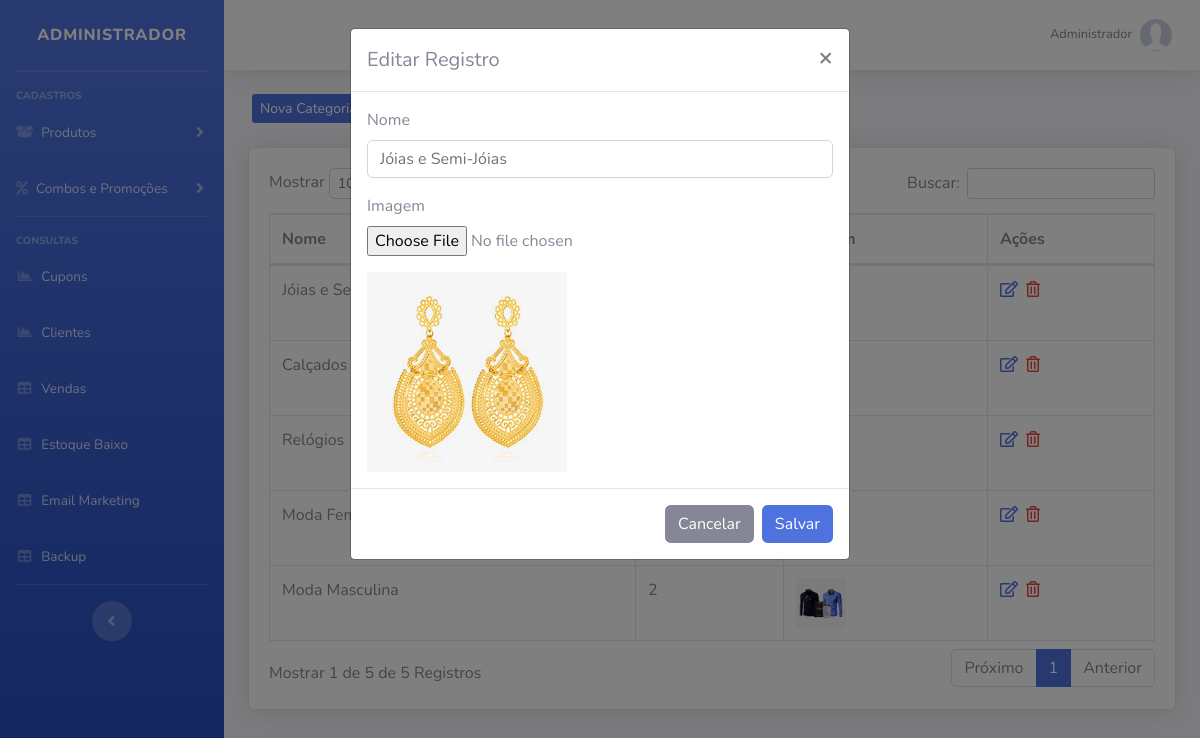
/sistema/painel-admin/index.php?pag=categorias&funcao=editar&id=5 (signed in), run on the app's committed database.
### tables this page shows
CREATE TABLE `usuarios` (
  `id` int(11) NOT NULL AUTO_INCREMENT,
  `nome` varchar(50) NOT NULL,
  `cpf` varchar(20) NOT NULL,
  `email` varchar(50) NOT NULL,
  `senha` varchar(35) NOT NULL,
  `senha_crip` varchar(150) NOT NULL,
  `nivel` varchar(20) NOT NULL,
  PRIMARY KEY (`id`)
);

CREATE TABLE `categorias` (
  `id` int(11) NOT NULL AUTO_INCREMENT,
  `nome` varchar(50) NOT NULL,
  `nome_url` varchar(50) NOT NULL,
  `imagem` varchar(100) NOT NULL,
  PRIMARY KEY (`id`)
);

### config.php (called while the page is built, shortened)
<?php
$nivel_estoque = 5;
 ?>

### sistema/painel-admin/categorias.php (the view, shortened to what this page needs)
<?php
$pag = "categorias";
require_once("../../conexao.php");
?>
<div class="row mt-4 mb-4">
    <a type="button" class="btn-primary btn-sm ml-3 d-none d-md-block" href="index.php?pag=<?php echo $pag ?>&funcao=novo">Nova Categoria</a>
</div>
<div class="card shadow mb-4">
    <div class="card-body">
        <div class="table-responsive">
            <table class="table table-bordered" id="dataTable" width="100%" cellspacing="0">
                <thead>
                    <tr>
                        <th>Nome</th>
                        <th>Itens</th>
                        <th>Imagem</th>
                        <th>Ações</th>
                    </tr>
                </thead>
                <tbody>
                   <?php
                   $query = $pdo->query("SELECT * FROM categorias order by id desc ");
                   $res = $query->fetchAll(PDO::FETCH_ASSOC);
                   for ($i=0; $i < count($res); $i++) {
                      $nome = $res[$i]['nome'];
                      $imagem = $res[$i]['imagem'];
                      $id = $res[$i]['id'];
                      $query2 = $pdo->query("SELECT * FROM sub_categorias where id_categoria = '$id' ");
                   	  $res2 = $query2->fetchAll(PDO::FETCH_ASSOC);
                   	  $itens = @count($res2);
                      ?>
                    <tr>
                        <td><?php echo $nome ?></td>
                        <td><?php echo $itens ?></td>
                        <td><img src="../../img/categorias/<?php echo $imagem ?>" width="50"></td>
                        <td>
                             <a href="index.php?pag=<?php echo $pag ?>&funcao=editar&id=<?php echo $id ?>" class='text-primary mr-1' title='Editar Dados'><i class='far fa-edit'></i></a>
                            <a href="index.php?pag=<?php echo $pag ?>&funcao=excluir&id=<?php echo $id ?>" class='text-danger mr-1' title='Excluir Registro'><i class='far fa-trash-alt'></i></a>
                        </td>
                    </tr>
<?php } ?>
                </tbody>
            </table>
        </div>
    </div>
</div>
<div class="modal fade" id="modalDados" tabindex="-1" role="dialog" aria-labelledby="exampleModalLabel" aria-hidden="true">
    <div class="modal-dialog" role="document">
        <div class="modal-content">
            <div class="modal-header">
                <?php
                if (@$_GET['funcao'] == 'editar') {
                    $titulo = "Editar Registro";
                    $id2 = $_GET['id'];
                    $query = $pdo->query("SELECT * FROM categorias where id = '" . $id2 . "' ");
                    $res = $query->fetchAll(PDO::FETCH_ASSOC);
                    $nome2 = $res[0]['nome'];
                    $imagem2 = $res[0]['imagem'];
                } else {
                    $titulo = "Inserir Registro";
                }
                ?>
                <h5 class="modal-title" id="exampleModalLabel"><?php echo $titulo ?></h5>
                <button type="button" class="close" data-dismiss="modal" aria-label="Close">
                    <span aria-hidden="true">&times;</span>
                </button>
            </div>
            <form id="form" method="POST">
                <div class="modal-body">
                    <div class="form-group">
                        <label >Nome</label>
                        <input value="<?php echo @$nome2 ?>" type="text" class="form-control" id="nome-cat" name="nome-cat" placeholder="Nome">
                    </div>
                    <div class="form-group">
                        <label >Imagem</label>
                        <input type="file" value="<?php echo @$imagem2 ?>"  class="form-control-file" id="imagem" name="imagem" onChange="carregarImg();">
                    </div>
                    <?php if(@$imagem2 != ""){ ?>
                    	 <img src="../../img/categorias/<?php echo $imagem2 ?>" width="200" height="200" id="target">
                 	<?php  }else{ ?>
                    <img src="../../img/categorias/sem-foto.jpg" width="200" height="200" id="target">
                	<?php } ?>
                </div>
                <div class="modal-footer">
                    <button type="button" id="btn-fechar" class="btn btn-secondary" data-dismiss="modal">Cancelar</button>
                    <button type="submit" name="btn-salvar" id="btn-salvar" class="btn btn-primary">Salvar</button>
                </div>
            </form>
        </div>
    </div>
</div>

### sistema/painel-admin/index.php (shortened to what this page needs)
<?php
require_once("../../conexao.php");
$query = $pdo->query("SELECT * FROM produtos where estoque <= '$nivel_estoque' order by estoque asc ");
$res = $query->fetchAll(PDO::FETCH_ASSOC);
if(@count($res) > 0){
    $classe_estoque = 'text-warning';
}else{
    $classe_estoque = '';
}
$pag = @$_GET["pag"];
$menu1 = "produtos";
$menu2 = "categorias";
$menu3 = "sub-categorias";
$menu4 = "combos";
$menu5 = "promocoes";
$menu6 = "clientes";
$menu7 = "vendas";
$menu8 = "backup";
$menu9 = "tipo-envios";
$menu10 = "carac";
$menu11 = "alertas";
$menu12 = "cupons";
$menu13 = "estoque";
$res = $pdo->query("SELECT * FROM usuarios where id = '$_SESSION[id_usuario]'");
$dados = $res->fetchAll(PDO::FETCH_ASSOC);
$nome_usu = @$dados[0]['nome'];
?>
<!DOCTYPE html>
<html lang="en">
<head>
    <link href="../vendor/fontawesome-free/css/all.min.css" rel="stylesheet" type="text/css">
    <link href="../css/sb-admin-2.min.css" rel="stylesheet">
    <link href="../css/style.css" rel="stylesheet">
    <link href="../vendor/datatables/dataTables.bootstrap4.min.css" rel="stylesheet">
</head>
<body id="page-top">
    <div id="wrapper">
        <ul class="navbar-nav bg-gradient-primary sidebar sidebar-dark accordion" id="accordionSidebar">
            <a class="sidebar-brand d-flex align-items-center justify-content-center" href="index.php">
                <div class="sidebar-brand-text mx-3">Administrador</div>
            </a>
            <hr class="sidebar-divider my-0">
            <hr class="sidebar-divider">
            <div class="sidebar-heading">
                Cadastros
            </div>
            <li class="nav-item">
                <a class="nav-link collapsed" href="#" data-toggle="collapse" data-target="#collapseTwo" aria-expanded="true" aria-controls="collapseTwo">
                    <i class="fas fa-box-open"></i>
                    <span>Produtos</span>
                </a>
            </li>
            <li class="nav-item">
                <a class="nav-link collapsed" href="#" data-toggle="collapse" data-target="#collapseUtilities" aria-expanded="true" aria-controls="collapseUtilities">
                    <i class="fas fa-percent"></i>
                    <span>Combos e Promoções</span>
                </a>
            </li>
            <hr class="sidebar-divider">
            <div class="sidebar-heading">
                Consultas
            </div>
             <li class="nav-item">
                <a class="nav-link" href="index.php?pag=<?php echo $menu12 ?>">
                    <i class="fas fa-fw fa-chart-area"></i>
                    <span>Cupons</span></a>
                </li>
            <li class="nav-item">
                <a class="nav-link" href="index.php?pag=<?php echo $menu6 ?>">
                    <i class="fas fa-fw fa-chart-area"></i>
                    <span>Clientes</span></a>
                </li>
                <li class="nav-item">
                    <a class="nav-link" href="index.php?pag=<?php echo $menu7 ?>">
                        <i class="fas fa-fw fa-table"></i>
                        <span>Vendas</span></a>
                    </li>
                     <li class="nav-item">
                    <a class="nav-link" href="index.php?pag=<?php echo $menu13 ?>">
                        <i class="fas fa-fw fa-table <?php echo $classe_estoque ?>"></i>
                        <span class="<?php echo $classe_estoque ?>">Estoque Baixo</span></a>
                    </li>
                     <li class="nav-item">
                        <a class="nav-link" href="" data-toggle="modal" data-target="#ModalEmail">
                            <i class="fas fa-fw fa-table"></i>
                            <span>Email Marketing</span></a>
                        </li>
                    <li class="nav-item">
                        <a class="nav-link" href="backup.php">
                            <i class="fas fa-fw fa-table"></i>
                            <span>Backup</span></a>
                        </li>
                        <hr class="sidebar-divider d-none d-md-block">
                        <div class="text-center d-none d-md-inline">
                            <button class="rounded-circle border-0" id="sidebarToggle"></button>
                        </div>
                    </ul>
                    <div id="content-wrapper" class="d-flex flex-column">
                        <div id="content">
                            <nav class="navbar navbar-expand navbar-light bg-white topbar mb-4 static-top shadow">
                                <ul class="navbar-nav ml-auto">
                                    <li class="nav-item dropdown no-arrow">
                                        <a class="nav-link dropdown-toggle" href="#" id="userDropdown" role="button" data-toggle="dropdown" aria-haspopup="true" aria-expanded="false">
                                            <span class="mr-2 d-none d-lg-inline text-gray-600 small"><?php echo @$nome_usu ?></span>
                                            <img class="img-profile rounded-circle" src="../../img/sem-foto.jpg">
                                        </a>
                                    </li>
                                </ul>
                            </nav>
                            <div class="container-fluid">
                                <?php if ($pag == null) {
                                    include_once("home.php");
                                } else if ($pag==$menu1) {
                                    include_once($menu1.".php");
                                } else if ($pag==$menu2) {
                                    include_once($menu2.".php");
                                } else if ($pag==$menu3) {
                                    include_once($menu3.".php");
                                } else if ($pag==$menu4) {
                                    include_once($menu4.".php");
                                } else if ($pag==$menu5) {
                                    include_once($menu5.".php");
                                } else if ($pag==$menu6) {
                                    include_once($menu6.".php");
                                } else if ($pag==$menu7) {
                                    include_once($menu7.".php");
                                } else if ($pag==$menu8) {
                                    include_once($menu8.".php");
                                } else if ($pag==$menu9) {
                                    include_once($menu9.".php");
                                } else if ($pag==$menu10) {
                                    include_once($menu10.".php");
                                 } else if ($pag==$menu11) {
                                    include_once($menu11.".php");
                                } else if ($pag==$menu12) {
                                    include_once($menu12.".php");
                                } else if ($pag==$menu13) {
                                    include_once($menu13.".php");
                                } else {
                                    include_once("home.php");
                                }
                                ?>
                            </div>
                        </div>
                    </div>
                </div>
            </body>
            </html>

### data on the page
usuarios: nome "Administrador"
categorias: nome "Jóias e Semi-Jóias", nome-cat "Jóias e Semi-Jóias", imagem (picture)
categorias: nome "Calçados"
categorias: nome "Relógios"
categorias: nome "Moda Feminina"
categorias: nome "Moda Masculina", itens "2", imagem (picture)

### other printed values
$titulo "Editar Registro"
